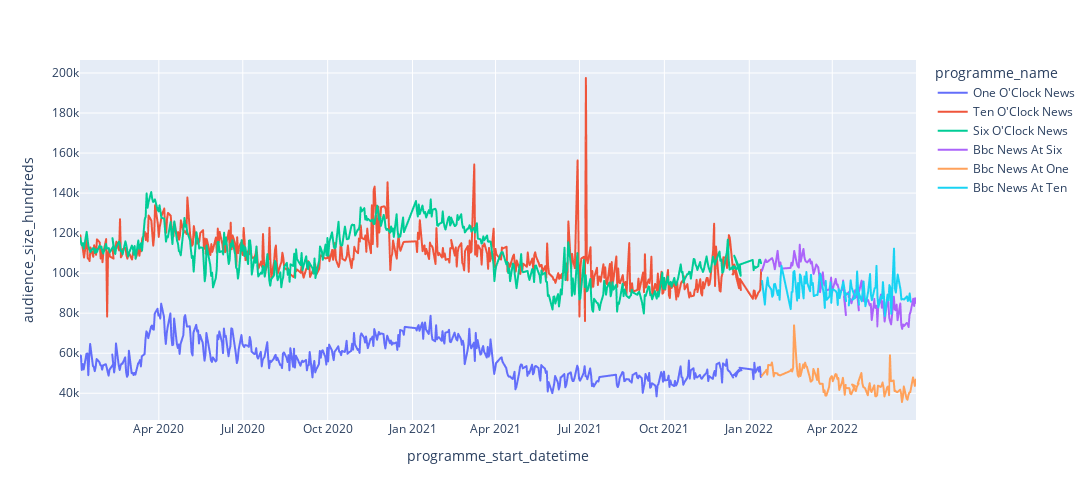

Notebook code for this chart:
### Markdown cell above
## Plotting the data

### Code cell
px.line(bbc_news_all_homes, x="programme_start_datetime", y="audience_size_hundreds", color="programme_name", width = 1300, height=500)

### Figure 1 — Plotly figure (JSON) as saved in the notebook; plotly's stock layout.template omitted (floating-point values rounded to 4 significant figures; data arrays with more than 128 entries replaced by an {"elided": "..."} marker saying what was removed)
{"data": [{"hovertemplate": "programme_name=One O'Clock News<br>programme_start_datetime=%{x}<br>audience_size_hundreds=%{y}<extra></extra>", "legendgroup": "One O'Clock News", "line": {"color": "#636efa", "dash": "solid"}, "marker": {"symbol": "circle"}, "mode": "lines", "name": "One O'Clock News", "showlegend": true, "type": "scattergl", "x": {"elided": "535 str values"}, "xaxis": "x", "y": {"elided": "535 int values"}, "yaxis": "y"}, {"hovertemplate": "programme_name=Ten O'Clock News<br>programme_start_datetime=%{x}<br>audience_size_hundreds=%{y}<extra></extra>", "legendgroup": "Ten O'Clock News", "line": {"color": "#EF553B", "dash": "solid"}, "marker": {"symbol": "circle"}, "mode": "lines", "name": "Ten O'Clock News", "showlegend": true, "type": "scattergl", "x": {"elided": "541 str values"}, "xaxis": "x", "y": {"elided": "541 int values"}, "yaxis": "y"}, {"hovertemplate": "programme_name=Six O'Clock News<br>programme_start_datetime=%{x}<br>audience_size_hundreds=%{y}<extra></extra>", "legendgroup": "Six O'Clock News", "line": {"color": "#00cc96", "dash": "solid"}, "marker": {"symbol": "circle"}, "mode": "lines", "name": "Six O'Clock News", "showlegend": true, "type": "scattergl", "x": {"elided": "540 str values"}, "xaxis": "x", "y": {"elided": "540 int values"}, "yaxis": "y"}, {"hovertemplate": "programme_name=Bbc News At Six<br>programme_start_datetime=%{x}<br>audience_size_hundreds=%{y}<extra></extra>", "legendgroup": "Bbc News At Six", "line": {"color": "#ab63fa", "dash": "solid"}, "marker": {"symbol": "circle"}, "mode": "lines", "name": "Bbc News At Six", "showlegend": true, "type": "scattergl", "x": {"elided": "138 str values"}, "xaxis": "x", "y": {"elided": "138 int values"}, "yaxis": "y"}, {"hovertemplate": "programme_name=Bbc News At One<br>programme_start_datetime=%{x}<br>audience_size_hundreds=%{y}<extra></extra>", "legendgroup": "Bbc News At One", "line": {"color": "#FFA15A", "dash": "solid"}, "marker": {"symbol": "circle"}, "mode": "lines", "name": "Bbc News At One", "showlegend": true, "type": "scattergl", "x": {"elided": "138 str values"}, "xaxis": "x", "y": {"elided": "138 int values"}, "yaxis": "y"}, {"hovertemplate": "programme_name=Bbc News At Ten<br>programme_start_datetime=%{x}<br>audience_size_hundreds=%{y}<extra></extra>", "legendgroup": "Bbc News At Ten", "line": {"color": "#19d3f3", "dash": "solid"}, "marker": {"symbol": "circle"}, "mode": "lines", "name": "Bbc News At Ten", "showlegend": true, "type": "scattergl", "x": {"elided": "133 str values"}, "xaxis": "x", "y": {"elided": "133 int values"}, "yaxis": "y"}], "layout": {"height": 500, "legend": {"title": {"text": "programme_name"}, "tracegroupgap": 0}, "margin": {"t": 60}, "width": 1300, "xaxis": {"anchor": "y", "autorange": true, "domain": [0, 1], "range": ["2020-01-06 13:00", "2022-06-30 18:00:04"], "title": {"text": "programme_start_datetime"}, "type": "date"}, "yaxis": {"anchor": "x", "autorange": true, "domain": [0, 1], "range": [26630.0, 206500.0], "title": {"text": "audience_size_hundreds"}, "type": "linear"}}}
